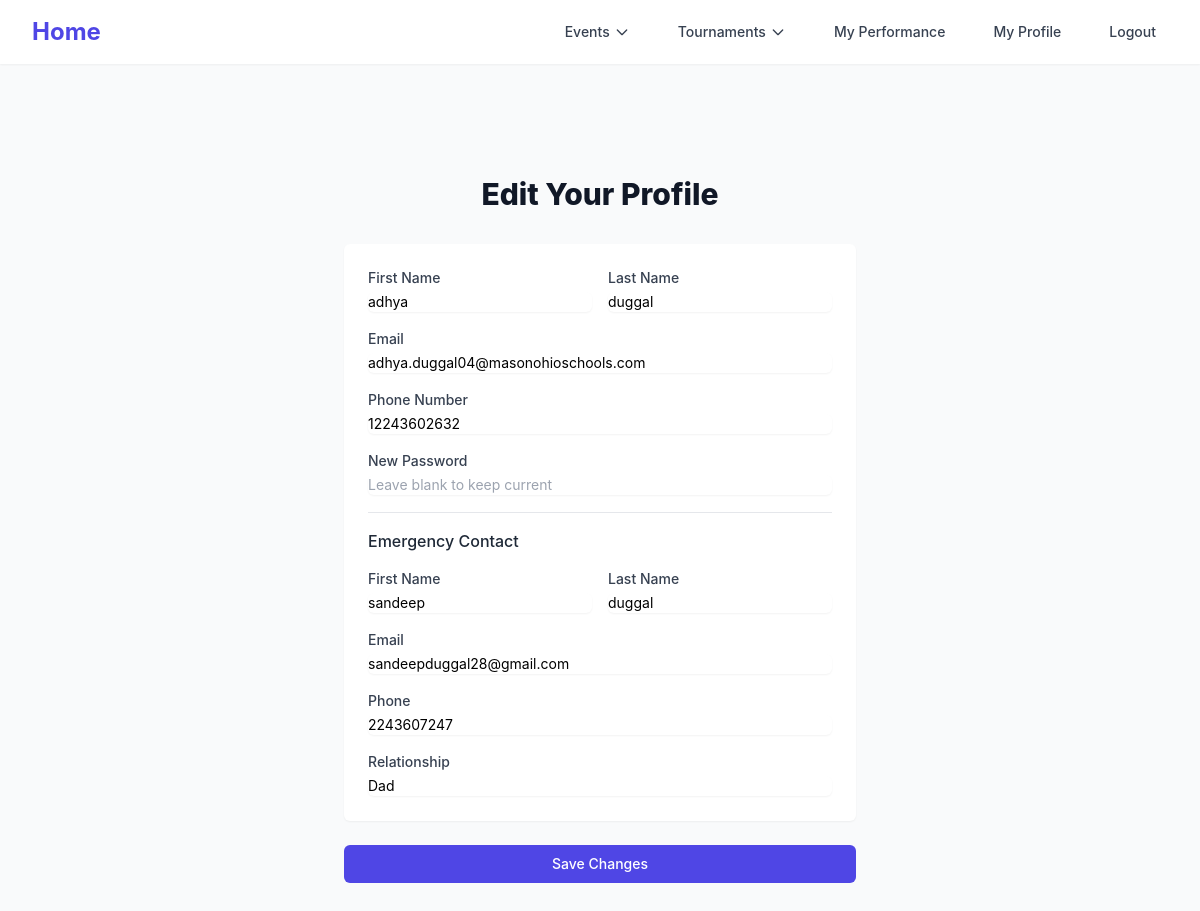
The page /profile/update (signed in) on the database its author committed.
### mason_snd/models/auth.py (models this page shows, shortened)
class User(db.Model):
    id = db.Column(db.Integer, primary_key=True)
    first_name = db.Column(db.String(50), nullable=False)
    last_name = db.Column(db.String(50), nullable=False)
    email = db.Column(db.String(50), nullable=True)
    password = db.Column(db.String(500), nullable=True)
    phone_number = db.Column(db.String(50), nullable=True)
    is_parent = db.Column(db.Boolean, default=False)
    role = db.Column(db.Integer, default=0)
    judging_reqs = db.Column(db.String(5000), nullable=True)
    emergency_contact_first_name = db.Column(db.String(50), nullable=True)
    emergency_contact_last_name = db.Column(db.String(50), nullable=True)
    emergency_contact_number = db.Column(db.String(50), nullable=True)
    emergency_contact_relationship = db.Column(db.String(50), nullable=True)
    emergency_contact_email = db.Column(db.String(50), nullable=True)
    child_first_name = db.Column(db.String(50), nullable=True)
    child_last_name = db.Column(db.String(50), nullable=True)
    points = db.Column(db.Integer, default=0)
    drops = db.Column(db.Integer, default=0)
    bids = db.Column(db.Integer, default=0)
    tournaments_attended_number = db.Column(db.Integer, default=0)
    account_claimed = db.Column(db.Boolean, default=False)

### mason_snd/blueprints/profile/profile.py (the view, shortened to what this page needs)
@profile_bp.route('/update', methods=['GET', 'POST'])
@prevent_race_condition('update_profile', min_interval=1.0, redirect_on_duplicate=lambda uid, form: redirect(url_for('profile.index', user_id=uid.replace('ip_', '') if not uid.startswith('ip_') else session.get('user_id'))))
def update():
    if not session.get('user_id'):
        return redirect(url_for('auth.login'))
    user = User.query.filter_by(id=session.get('user_id')).first()
    return render_template('profile/update.html', user=user, current_user=user)

### mason_snd/utils/race_protection.py (called while the page is built, shortened)
def prevent_race_condition(form_type, min_interval=1.0, use_form_hash=True, redirect_on_duplicate=None):
    def decorator(func):
        @wraps(func)
        def wrapper(*args, **kwargs):
            if request.method != 'POST':
                return func(*args, **kwargs)
        return wrapper
    return decorator

### mason_snd/templates/profile/update.html (shortened to what this page needs)
{% extends "profile/base.html" %}
{% block content %}
<div class="min-h-full flex items-center justify-center py-12 px-4 sm:px-6 lg:px-8">
    <div class="max-w-lg w-full space-y-8">
        <div>
            <h2 class="mt-6 text-center text-3xl font-extrabold text-gray-900">
                Edit Your Profile
            </h2>
        </div>
        <form class="mt-8 space-y-6" method="POST">
            <div class="rounded-md shadow-sm bg-white p-6 space-y-4">
                <div class="grid grid-cols-1 md:grid-cols-2 gap-4">
                    <div>
                        <label for="first_name" class="block text-sm font-medium text-gray-700">First Name</label>
                        <input type="text" name="first_name" id="first_name" value="{{ user.first_name }}" required class="mt-1 w-full rounded-md border-gray-300 shadow-sm focus:border-[color:var(--color-primary-500)] focus:ring-[color:var(--color-primary-500)] sm:text-sm">
                    </div>
                    <div>
                        <label for="last_name" class="block text-sm font-medium text-gray-700">Last Name</label>
                        <input type="text" name="last_name" id="last_name" value="{{ user.last_name }}" required class="mt-1 w-full rounded-md border-gray-300 shadow-sm focus:border-[color:var(--color-primary-500)] focus:ring-[color:var(--color-primary-500)] sm:text-sm">
                    </div>
                </div>
                <div>
                    <label for="email" class="block text-sm font-medium text-gray-700">Email</label>
                    <input type="email" name="email" id="email" value="{{ user.email }}" required class="mt-1 w-full rounded-md border-gray-300 shadow-sm focus:border-[color:var(--color-primary-500)] focus:ring-[color:var(--color-primary-500)] sm:text-sm">
                </div>
                <div>
                    <label for="phone_number" class="block text-sm font-medium text-gray-700">Phone Number</label>
                    <input type="text" name="phone_number" id="phone_number" value="{{ user.phone_number }}" class="mt-1 w-full rounded-md border-gray-300 shadow-sm focus:border-[color:var(--color-primary-500)] focus:ring-[color:var(--color-primary-500)] sm:text-sm">
                </div>
                 <div>
                    <label for="password" class="block text-sm font-medium text-gray-700">New Password</label>
                    <input type="password" name="password" id="password" placeholder="Leave blank to keep current" class="mt-1 w-full rounded-md border-gray-300 shadow-sm focus:border-[color:var(--color-primary-500)] focus:ring-[color:var(--color-primary-500)] sm:text-sm">
                </div>
                <div class="border-t border-gray-200 pt-4 mt-4">
                {% if user.is_parent %}
                    <h3 class="text-base font-medium text-gray-800">Child's Information</h3>
                    <div class="mt-4 grid grid-cols-1 md:grid-cols-2 gap-4">
                        <div>
                            <label for="child_first_name" class="block text-sm font-medium text-gray-700">Child First Name</label>
                            <input type="text" name="child_first_name" id="child_first_name" value="{{ user.child_first_name }}" class="mt-1 w-full rounded-md border-gray-300 shadow-sm focus:border-[color:var(--color-primary-500)] focus:ring-[color:var(--color-primary-500)] sm:text-sm">
                        </div>
                        <div>
                            <label for="child_last_name" class="block text-sm font-medium text-gray-700">Child Last Name</label>
                            <input type="text" name="child_last_name" id="child_last_name" value="{{ user.child_last_name }}" class="mt-1 w-full rounded-md border-gray-300 shadow-sm focus:border-[color:var(--color-primary-500)] focus:ring-[color:var(--color-primary-500)] sm:text-sm">
                        </div>
                    </div>
                {% else %}
                    <h3 class="text-base font-medium text-gray-800">Emergency Contact</h3>
                    <div class="mt-4 grid grid-cols-1 md:grid-cols-2 gap-4">
                        <div>
                            <label for="emergency_first_name" class="block text-sm font-medium text-gray-700">First Name</label>
                            <input type="text" name="emergency_first_name" id="emergency_first_name" value="{{ user.emergency_contact_first_name }}" class="mt-1 w-full rounded-md border-gray-300 shadow-sm focus:border-[color:var(--color-primary-500)] focus:ring-[color:var(--color-primary-500)] sm:text-sm">
                        </div>
                        <div>
                            <label for="emergency_last_name" class="block text-sm font-medium text-gray-700">Last Name</label>
                            <input type="text" name="emergency_last_name" id="emergency_last_name" value="{{ user.emergency_contact_last_name }}" class="mt-1 w-full rounded-md border-gray-300 shadow-sm focus:border-[color:var(--color-primary-500)] focus:ring-[color:var(--color-primary-500)] sm:text-sm">
                        </div>
                        <div class="md:col-span-2">
                            <label for="emergency_contact_email" class="block text-sm font-medium text-gray-700">Email</label>
                            <input type="email" name="emergency_contact_email" id="emergency_contact_email" value="{{ user.emergency_contact_email }}" class="mt-1 w-full rounded-md border-gray-300 shadow-sm focus:border-[color:var(--color-primary-500)] focus:ring-[color:var(--color-primary-500)] sm:text-sm">
                        </div>
                        <div class="md:col-span-2">
                            <label for="emergency_contact_phone" class="block text-sm font-medium text-gray-700">Phone</label>
                            <input type="text" name="emergency_contact_phone" id="emergency_contact_phone" value="{{ user.emergency_contact_number }}" class="mt-1 w-full rounded-md border-gray-300 shadow-sm focus:border-[color:var(--color-primary-500)] focus:ring-[color:var(--color-primary-500)] sm:text-sm">
                        </div>
                         <div class="md:col-span-2">
                            <label for="emergency_contact_relationship" class="block text-sm font-medium text-gray-700">Relationship</label>
                            <input type="text" name="emergency_contact_relationship" id="emergency_contact_relationship" value="{{ user.emergency_contact_relationship }}" class="mt-1 w-full rounded-md border-gray-300 shadow-sm focus:border-[color:var(--color-primary-500)] focus:ring-[color:var(--color-primary-500)] sm:text-sm">
                        </div>
                    </div>
                {% endif %}
                </div>
            </div>
            <div>
                <button type="submit" class="group relative w-full flex justify-center py-2 px-4 border border-transparent text-sm font-medium rounded-md text-white bg-[color:var(--color-primary-600)] hover:bg-[color:var(--color-primary-700)] focus:outline-none focus:ring-2 focus:ring-offset-2 focus:ring-[color:var(--color-primary-500)]">
                    Save Changes
                </button>
            </div>
        </form>
    </div>
</div>
{% endblock %}

### mason_snd/templates/profile/base.html (style rules this page uses)
:root { --color-primary-50: #eef2ff; --color-primary-100: #e0e7ff; --color-primary-500: #6366f1; --color-primary-600: #4f46e5; --color-primary-700: #4338ca; }
body { font-family: 'Inter', sans-serif; }

### rows shown on the page
User: first_name "adhya", last_name "duggal", email "adhya.duggal04@masonohioschools.com", phone_number "12243602632", emergency_first_name "sandeep", emergency_last_name "duggal", emergency_contact_email "sandeepduggal28@gmail.com", emergency_contact_phone "2243607247", emergency_contact_relationship "Dad"
